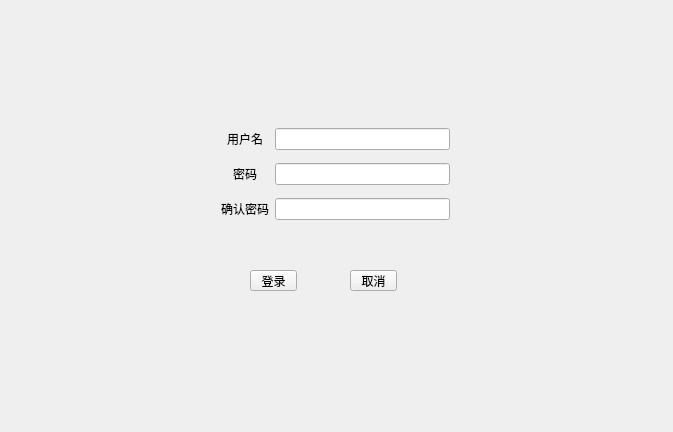
<?xml version="1.0" encoding="UTF-8"?>
<ui version="4.0">
 <class>SignupDialog</class>
 <widget class="QDialog" name="SignupDialog">
  <property name="geometry">
   <rect>
    <x>0</x>
    <y>0</y>
    <width>673</width>
    <height>432</height>
   </rect>
  </property>
  <property name="windowTitle">
   <string>SignupDialog</string>
  </property>
  <widget class="QToolButton" name="toolButtonCancel">
   <property name="geometry">
    <rect>
     <x>350</x>
     <y>270</y>
     <width>47</width>
     <height>21</height>
    </rect>
   </property>
   <property name="text">
    <string>取消</string>
   </property>
  </widget>
  <widget class="QToolButton" name="toolButtonSignUp">
   <property name="geometry">
    <rect>
     <x>250</x>
     <y>270</y>
     <width>47</width>
     <height>21</height>
    </rect>
   </property>
   <property name="text">
    <string>登录</string>
   </property>
  </widget>
  <widget class="QWidget" name="layoutWidget">
   <property name="geometry">
    <rect>
     <x>210</x>
     <y>110</y>
     <width>251</width>
     <height>131</height>
    </rect>
   </property>
   <layout class="QGridLayout" name="gridLayout">
    <item row="0" column="2">
     <widget class="QLineEdit" name="lineEditUserName"/>
    </item>
    <item row="0" column="0">
     <widget class="QLabel" name="label">
      <property name="text">
       <string>用户名</string>
      </property>
      <property name="alignment">
       <set>Qt::AlignCenter</set>
      </property>
     </widget>
    </item>
    <item row="1" column="2">
     <widget class="QLineEdit" name="lineEditPassword"/>
    </item>
    <item row="1" column="0">
     <widget class="QLabel" name="label_2">
      <property name="text">
       <string>密码</string>
      </property>
      <property name="alignment">
       <set>Qt::AlignCenter</set>
      </property>
     </widget>
    </item>
    <item row="2" column="0">
     <widget class="QLabel" name="label_3">
      <property name="text">
       <string>确认密码</string>
      </property>
     </widget>
    </item>
    <item row="2" column="2">
     <widget class="QLineEdit" name="lineEditPassword_2"/>
    </item>
   </layout>
  </widget>
 </widget>
 <layoutdefault spacing="6" margin="11"/>
 <resources/>
 <connections/>
</ui>
